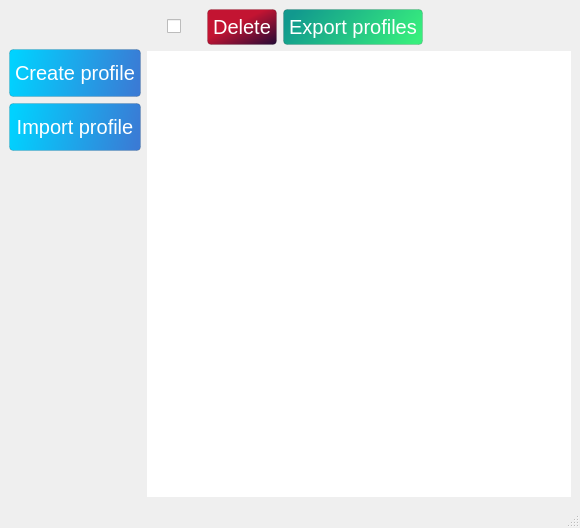
<?xml version="1.0" encoding="UTF-8"?>
<ui version="4.0">
 <class>MainWindow</class>
 <widget class="QMainWindow" name="MainWindow">
  <property name="geometry">
   <rect>
    <x>0</x>
    <y>0</y>
    <width>580</width>
    <height>528</height>
   </rect>
  </property>
  <property name="windowTitle">
   <string>Accounts manager</string>
  </property>
  <property name="styleSheet">
   <string notr="true">#pushButtonDeleteAccounts, #exportProfileButton{
height: 24px;
border: 1px solid;
border-radius: 4px;
border-color:  rgba(0, 0, 0, 0.12);
color: #ffffff;
font: &quot;Roboto&quot;;
font-size: 20px;
padding: 5px;
background-color: qlineargradient(spread:pad, x1:0, y1:0, x2:1, y2:1, stop:0.414773 rgba(195, 20, 50, 255), stop:1 rgba(36, 11, 54, 255));
}

#pushButtonDeleteAccounts::hover{
	background-color: qlineargradient(spread:pad, x1:0, y1:0, x2:1, y2:1, stop:0.0852273 rgba(195, 20, 50, 255), stop:1 rgba(36, 11, 54, 255));
}
#pushButtonDeleteAccounts::pressed{
	background-color: qlineargradient(spread:pad, x1:0, y1:0, x2:1, y2:1, stop:0 rgba(157, 16, 40, 255), stop:0.590909 rgba(38, 12, 56, 255));
}
QDialogButtonBox,QPushButton{
height: 36px;
border: 1px solid;
border-radius: 4px;
border-color:  rgba(0, 0, 0, 0.12);
color: #6200ee;
font: &quot;Roboto&quot;;
font-size: 20px;
padding: 5px
}
QPushButton::hover{
	background-color: rgb(230, 230, 230);
}
QPushButton::pressed{
	background-color: rgb(179, 179, 179);
}

QListWidget{
border: none;

}
#CreateAccountButton, #importProfileButton{
	color: rgb(255, 255, 255);
	background-color: qlineargradient(spread:pad, x1:0.0113636, y1:0.409, x2:1, y2:0.477, stop:0 rgba(0, 210, 255, 255), stop:1 rgba(58, 123, 213, 255))
}
#CreateAccountButton::hover, #importProfileButton::hover{
	background-color: qlineargradient(spread:pad, x1:0.0113636, y1:0.409, x2:1, y2:0.477, stop:0 rgba(0, 210, 255, 255), stop:0.619318 rgba(58, 123, 213, 255))
}
#CreateAccountButton::pressed, #importProfileButton::pressed{
	
	background-color: qlineargradient(spread:pad, x1:0.0113636, y1:0.409, x2:1, y2:0.477, stop:0 rgba(0, 175, 213, 255), stop:0.619318 rgba(39, 83, 144, 255))
}
#exportProfileButton{
color: rgb(255, 255, 255);
	background-color: qlineargradient(spread:pad, x1:0, y1:0.472, x2:1, y2:0.682, stop:0 rgba(17, 153, 142, 255), stop:1 rgba(56, 239, 125, 255));
}
#exportProfileButton::hover{
	background-color: qlineargradient(spread:pad, x1:0, y1:0.472, x2:1, y2:0.682, stop:0.261364 rgba(17, 153, 142, 255), stop:0.875 rgba(56, 239, 125, 255));
}
#exportProfileButton::pressed{
	background-color: qlineargradient(spread:pad, x1:0, y1:0.472, x2:1, y2:0.682, stop:0.352273 rgba(13, 120, 112, 255), stop:1 rgba(42, 179, 93, 255));
}</string>
  </property>
  <widget class="QWidget" name="centralwidget">
   <layout class="QHBoxLayout" name="horizontalLayout">
    <item>
     <layout class="QVBoxLayout" name="verticalLayout">
      <item>
       <spacer name="verticalSpacer_2">
        <property name="orientation">
         <enum>Qt::Vertical</enum>
        </property>
        <property name="sizeType">
         <enum>QSizePolicy::Fixed</enum>
        </property>
        <property name="sizeHint" stdset="0">
         <size>
          <width>20</width>
          <height>40</height>
         </size>
        </property>
       </spacer>
      </item>
      <item>
       <widget class="QPushButton" name="CreateAccountButton">
        <property name="font">
         <font>
          <pointsize>-1</pointsize>
          <italic>false</italic>
          <bold>false</bold>
         </font>
        </property>
        <property name="styleSheet">
         <string notr="true"/>
        </property>
        <property name="text">
         <string>Create profile</string>
        </property>
       </widget>
      </item>
      <item>
       <widget class="QPushButton" name="importProfileButton">
        <property name="text">
         <string>Import profile</string>
        </property>
       </widget>
      </item>
      <item>
       <spacer name="verticalSpacer">
        <property name="orientation">
         <enum>Qt::Vertical</enum>
        </property>
        <property name="sizeHint" stdset="0">
         <size>
          <width>20</width>
          <height>40</height>
         </size>
        </property>
       </spacer>
      </item>
     </layout>
    </item>
    <item>
     <layout class="QVBoxLayout" name="verticalLayout_2">
      <item>
       <layout class="QHBoxLayout" name="horizontalLayout_2">
        <item>
         <spacer name="horizontalSpacer_3">
          <property name="orientation">
           <enum>Qt::Horizontal</enum>
          </property>
          <property name="sizeType">
           <enum>QSizePolicy::Fixed</enum>
          </property>
          <property name="sizeHint" stdset="0">
           <size>
            <width>20</width>
            <height>20</height>
           </size>
          </property>
         </spacer>
        </item>
        <item>
         <widget class="QCheckBox" name="checkBoxCkeckAll">
          <property name="text">
           <string/>
          </property>
         </widget>
        </item>
        <item>
         <spacer name="horizontalSpacer_2">
          <property name="orientation">
           <enum>Qt::Horizontal</enum>
          </property>
          <property name="sizeType">
           <enum>QSizePolicy::Fixed</enum>
          </property>
          <property name="sizeHint" stdset="0">
           <size>
            <width>20</width>
            <height>20</height>
           </size>
          </property>
         </spacer>
        </item>
        <item>
         <widget class="QPushButton" name="pushButtonDeleteAccounts">
          <property name="text">
           <string>Delete</string>
          </property>
         </widget>
        </item>
        <item>
         <widget class="QPushButton" name="exportProfileButton">
          <property name="text">
           <string>Export profiles</string>
          </property>
         </widget>
        </item>
        <item>
         <spacer name="horizontalSpacer">
          <property name="orientation">
           <enum>Qt::Horizontal</enum>
          </property>
          <property name="sizeHint" stdset="0">
           <size>
            <width>40</width>
            <height>20</height>
           </size>
          </property>
         </spacer>
        </item>
       </layout>
      </item>
      <item>
       <widget class="QListWidget" name="listWidget"/>
      </item>
     </layout>
    </item>
   </layout>
  </widget>
  <widget class="QMenuBar" name="menubar">
   <property name="geometry">
    <rect>
     <x>0</x>
     <y>0</y>
     <width>580</width>
     <height>22</height>
    </rect>
   </property>
  </widget>
  <widget class="QStatusBar" name="statusbar"/>
  <action name="actionSave">
   <property name="text">
    <string>Save</string>
   </property>
  </action>
  <action name="actionLoad">
   <property name="text">
    <string>Load</string>
   </property>
  </action>
 </widget>
 <resources/>
 <connections/>
</ui>
